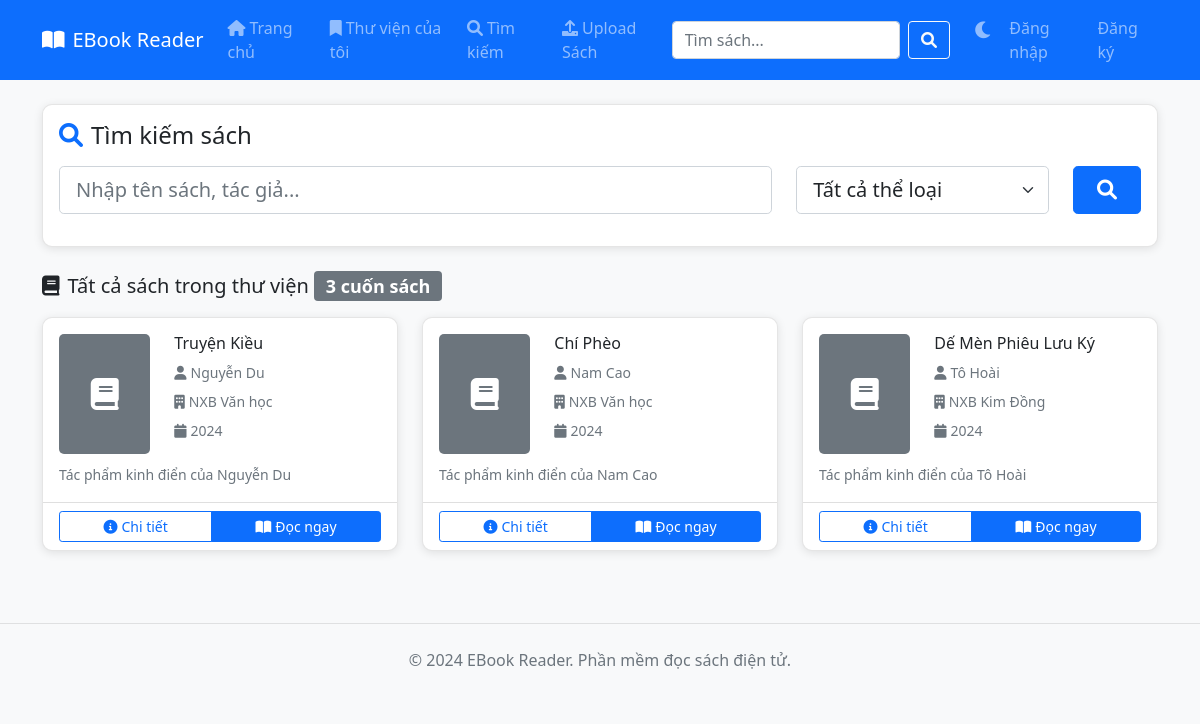
Before: /search with the older database file.
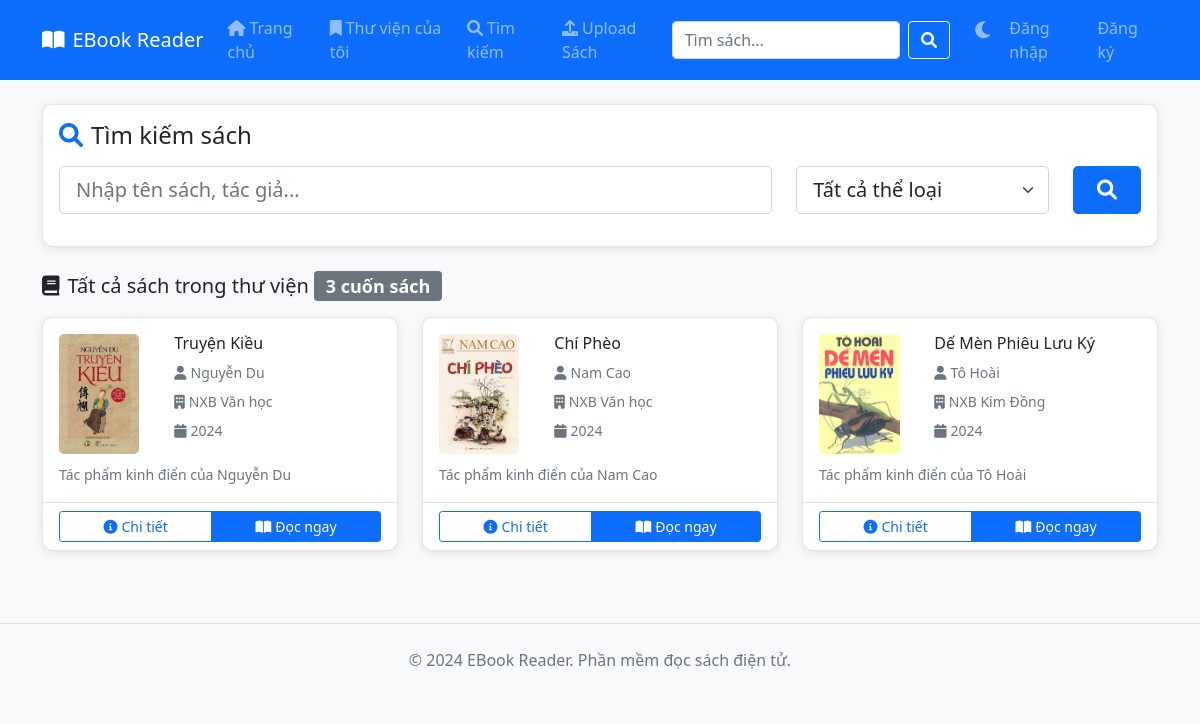
After: the same page with the newer database file.
### tables this page shows
CREATE TABLE books (
                    book_id INTEGER PRIMARY KEY AUTOINCREMENT,
                    title TEXT NOT NULL,
                    author_id INTEGER,
                    publisher_id INTEGER,
                    description TEXT,
                    cover_image_url TEXT,
                    file_path TEXT,
                    publication_year INTEGER,
                    page_count INTEGER,
                    added_at TIMESTAMP DEFAULT CURRENT_TIMESTAMP,
                    FOREIGN KEY (author_id) REFERENCES authors (author_id),
                    FOREIGN KEY (publisher_id) REFERENCES publishers (publisher_id)
                );

### app/views.py (the view)
@main_bp.route('/search')
def search():
    query = request.args.get('q', '').strip()
    genre = request.args.get('genre', '').strip()
    data = book_service.search_books(query, genre)
    if 'error' in data:
        flash(data['error'], 'error')
    return render_template('search.html',
                         books=data['books'],
                         genres=data['genres'],
                         query=data['query'],
                         selected_genre=data['selected_genre'])

### app/models.py (called while the page is built)
    def get_connection(self):
        conn = sqlite3.connect(self.db_path, timeout=Config.DATABASE_TIMEOUT)
        conn.row_factory = sqlite3.Row
        return conn

    def get_all_genres(self):
        conn = self.db.get_connection()
        try:
            genres = conn.execute('SELECT * FROM genres ORDER BY genre_name').fetchall()
            return genres
        finally:
            conn.close()

### app/services.py (called while the page is built)
    def search_books(self, query=None, genre=None):
        try:
            books = self.book_model.search_books(query, genre)
            genres = self.book_model.get_all_genres()
            return {
                'books': books,
                'genres': genres,
                'query': query,
                'selected_genre': genre
            }
        except Exception as e:
            return {
                'books': [],
                'genres': [],
                'query': query,
                'selected_genre': genre,
                'error': f"Lỗi tìm kiếm: {str(e)}"
            }

### templates/search.html (shortened to what the changed rows need)
{% extends "base.html" %}
{% block content %}
<div class="container mt-4">
    <div class="row">
        <div class="col-12">
            {% if books %}
                <div class="row">
                    {% for book in books %}
                    <div class="col-md-6 col-lg-4 mb-4">
                        <div class="card h-100 book-card">
                            <div class="card-body">
                                <div class="row">
                                    <div class="col-4">
                                        {% if book.cover_image_url %}
                                            <img src="{{ book.cover_image_url }}"
                                                 class="img-fluid book-cover" alt="{{ book.title }}">
                                        {% else %}
                                            <div class="book-cover-placeholder bg-secondary d-flex align-items-center justify-content-center">
                                                <i class="fas fa-book fa-2x text-white"></i>
                                            </div>
                                        {% endif %}
                                    </div>
                                    <div class="col-8">
                                        <h6 class="card-title">{{ book.title }}</h6>
                                        <p class="card-text text-muted small mb-2">
                                            <i class="fas fa-user me-1"></i>{{ book.author_name or 'Không rõ tác giả' }}
                                        </p>
                                        {% if book.publisher_name %}
                                            <p class="card-text text-muted small mb-2">
                                                <i class="fas fa-building me-1"></i>{{ book.publisher_name }}
                                            </p>
                                        {% endif %}
                                        {% if book.publication_year %}
                                            <p class="card-text text-muted small mb-2">
                                                <i class="fas fa-calendar me-1"></i>{{ book.publication_year }}
                                            </p>
                                        {% endif %}
                                    </div>
                                </div>
                                {% if book.description %}
                                    <p class="card-text mt-2">
                                        <small class="text-muted">
                                            {{ book.description[:100] }}{% if book.description|length > 100 %}...{% endif %}
                                        </small>
                                    </p>
                                {% endif %}
                            </div>
                            <div class="card-footer bg-transparent">
                                <div class="btn-group w-100" role="group">
                                    <a href="{{ url_for('main.book_detail', book_id=book.book_id) }}"
                                       class="btn btn-outline-primary btn-sm">
                                        <i class="fas fa-info-circle me-1"></i>Chi tiết
                                    </a>
                                    <a href="{{ url_for('main.read_book', book_id=book.book_id) }}"
                                       class="btn btn-primary btn-sm">
                                        <i class="fas fa-book-open me-1"></i>Đọc ngay
                                    </a>
                                </div>
                            </div>
                        </div>
                    </div>
                    {% endfor %}
                </div>
            {% endif %}
        </div>
    </div>
</div>
{% endblock %}

Changed rows visible on the page:
changed books "Truyện Kiều": cover_image_url: picture added
changed books "Chí Phèo": cover_image_url: picture added
changed books "Dế Mèn Phiêu Lưu Ký": cover_image_url: picture added
